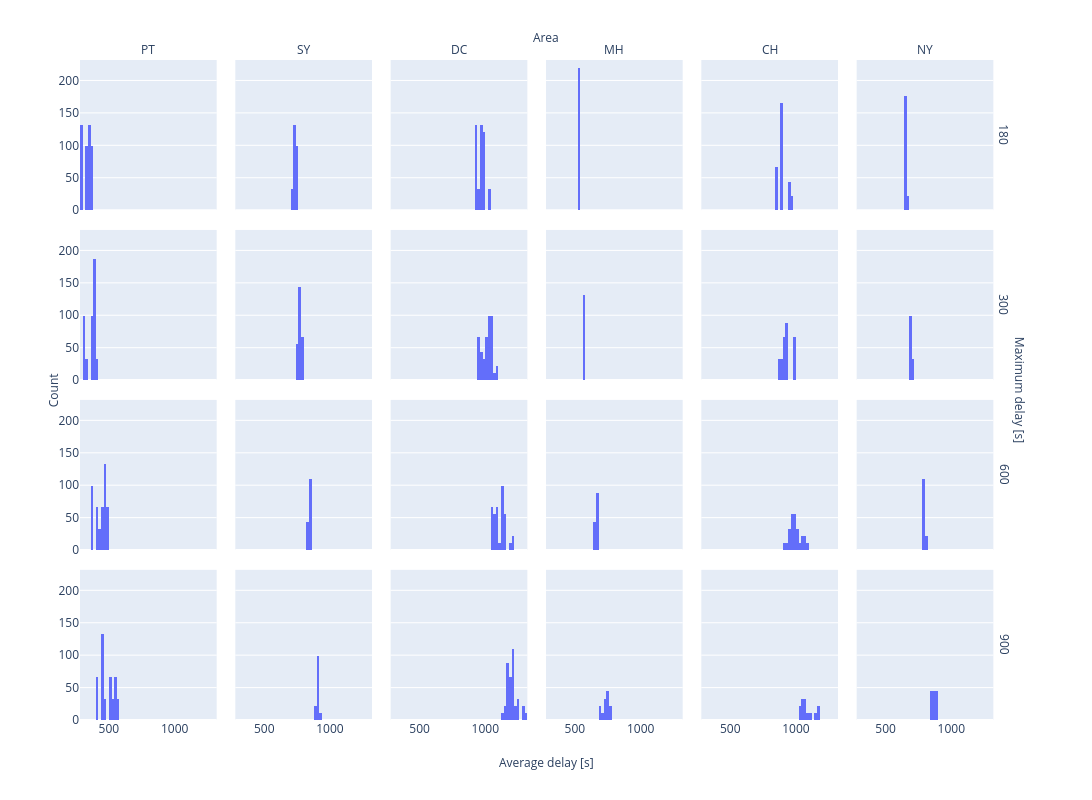

Write notebook code for a chart like this one.
### Markdown cell above
each area has different mean/range for average delay - does it have anything to do with the infrastructure? what's the highway/area ratio?

### Code cell
delay_area = oc_df[['area_short', 'max_delay', 'avg_delay']]
fig = px.histogram(
    delay_area,
    x='avg_delay',
    facet_col='area_short',
    facet_row='max_delay',
    # title='Average delay by area and maximum delay'
    )

fig.update_layout(
    height=800,
    width=1400,
)

# small figures
fig.for_each_yaxis(lambda y: y.update(title=''))  # Remove titles
fig.for_each_xaxis(lambda x: x.update(title=''))  # Remove titles

# titles
fig.add_annotation(x=0.5, y=1.05, text="Area", xref="paper", yref="paper", showarrow=False) # facet column title
fig.add_annotation(x=1.02, y=0.5, text="Maximum delay [s]", xref="paper", yref="paper", showarrow=False, textangle=90) # facet row title
fig.add_annotation(x=-0.04, y=0.5, text="Count", textangle=-90, xref="paper", yref="paper", showarrow=False) # y axis title
fig.add_annotation(x=0.5, y=-0.08, text="Average delay [s]", xref="paper", yref="paper", showarrow=False) #x axis title
fig.for_each_annotation(lambda a: a.update(text=a.text.split("=")[-1]))

# fig.write_image(f"{IMG_PATH}/computational_time_vs_vehicle_count.png")
fig.show()

### Figure 1 — Plotly figure (JSON) as saved in the notebook; plotly's stock layout.template omitted (floating-point values rounded to 4 significant figures; data arrays with more than 128 entries replaced by an {"elided": "..."} marker saying what was removed)
{"data": [{"bingroup": "x", "hovertemplate": "max_delay=180<br>area_short=PT<br>avg_delay=%{x}<br>count=%{y}<extra></extra>", "legendgroup": "", "marker": {"color": "#636efa", "pattern": {"shape": ""}}, "name": "", "orientation": "v", "showlegend": false, "type": "histogram", "x": {"elided": "462 float values"}, "xaxis": "x19", "yaxis": "y19"}, {"bingroup": "x", "hovertemplate": "max_delay=180<br>area_short=SY<br>avg_delay=%{x}<br>count=%{y}<extra></extra>", "legendgroup": "", "marker": {"color": "#636efa", "pattern": {"shape": ""}}, "name": "", "orientation": "v", "showlegend": false, "type": "histogram", "x": {"elided": "264 float values"}, "xaxis": "x20", "yaxis": "y20"}, {"bingroup": "x", "hovertemplate": "max_delay=180<br>area_short=DC<br>avg_delay=%{x}<br>count=%{y}<extra></extra>", "legendgroup": "", "marker": {"color": "#636efa", "pattern": {"shape": ""}}, "name": "", "orientation": "v", "showlegend": false, "type": "histogram", "x": {"elided": "451 float values"}, "xaxis": "x21", "yaxis": "y21"}, {"bingroup": "x", "hovertemplate": "max_delay=180<br>area_short=MH<br>avg_delay=%{x}<br>count=%{y}<extra></extra>", "legendgroup": "", "marker": {"color": "#636efa", "pattern": {"shape": ""}}, "name": "", "orientation": "v", "showlegend": false, "type": "histogram", "x": {"elided": "220 float values"}, "xaxis": "x22", "yaxis": "y22"}, {"bingroup": "x", "hovertemplate": "max_delay=180<br>area_short=CH<br>avg_delay=%{x}<br>count=%{y}<extra></extra>", "legendgroup": "", "marker": {"color": "#636efa", "pattern": {"shape": ""}}, "name": "", "orientation": "v", "showlegend": false, "type": "histogram", "x": {"elided": "297 float values"}, "xaxis": "x23", "yaxis": "y23"}, {"bingroup": "x", "hovertemplate": "max_delay=180<br>area_short=NY<br>avg_delay=%{x}<br>count=%{y}<extra></extra>", "legendgroup": "", "marker": {"color": "#636efa", "pattern": {"shape": ""}}, "name": "", "orientation": "v", "showlegend": false, "type": "histogram", "x": {"elided": "198 float values"}, "xaxis": "x24", "yaxis": "y24"}, {"bingroup": "x", "hovertemplate": "max_delay=300<br>area_short=PT<br>avg_delay=%{x}<br>count=%{y}<extra></extra>", "legendgroup": "", "marker": {"color": "#636efa", "pattern": {"shape": ""}}, "name": "", "orientation": "v", "showlegend": false, "type": "histogram", "x": {"elided": "451 float values"}, "xaxis": "x13", "yaxis": "y13"}, {"bingroup": "x", "hovertemplate": "max_delay=300<br>area_short=SY<br>avg_delay=%{x}<br>count=%{y}<extra></extra>", "legendgroup": "", "marker": {"color": "#636efa", "pattern": {"shape": ""}}, "name": "", "orientation": "v", "showlegend": false, "type": "histogram", "x": {"elided": "264 float values"}, "xaxis": "x14", "yaxis": "y14"}, {"bingroup": "x", "hovertemplate": "max_delay=300<br>area_short=DC<br>avg_delay=%{x}<br>count=%{y}<extra></extra>", "legendgroup": "", "marker": {"color": "#636efa", "pattern": {"shape": ""}}, "name": "", "orientation": "v", "showlegend": false, "type": "histogram", "x": {"elided": "440 float values"}, "xaxis": "x15", "yaxis": "y15"}, {"bingroup": "x", "hovertemplate": "max_delay=300<br>area_short=MH<br>avg_delay=%{x}<br>count=%{y}<extra></extra>", "legendgroup": "", "marker": {"color": "#636efa", "pattern": {"shape": ""}}, "name": "", "orientation": "v", "showlegend": false, "type": "histogram", "x": {"elided": "132 float values"}, "xaxis": "x16", "yaxis": "y16"}, {"bingroup": "x", "hovertemplate": "max_delay=300<br>area_short=CH<br>avg_delay=%{x}<br>count=%{y}<extra></extra>", "legendgroup": "", "marker": {"color": "#636efa", "pattern": {"shape": ""}}, "name": "", "orientation": "v", "showlegend": false, "type": "histogram", "x": {"elided": "286 float values"}, "xaxis": "x17", "yaxis": "y17"}, {"bingroup": "x", "hovertemplate": "max_delay=300<br>area_short=NY<br>avg_delay=%{x}<br>count=%{y}<extra></extra>", "legendgroup": "", "marker": {"color": "#636efa", "pattern": {"shape": ""}}, "name": "", "orientation": "v", "showlegend": false, "type": "histogram", "x": {"elided": "132 float values"}, "xaxis": "x18", "yaxis": "y18"}, {"bingroup": "x", "hovertemplate": "max_delay=600<br>area_short=PT<br>avg_delay=%{x}<br>count=%{y}<extra></extra>", "legendgroup": "", "marker": {"color": "#636efa", "pattern": {"shape": ""}}, "name": "", "orientation": "v", "showlegend": false, "type": "histogram", "x": {"elided": "462 float values"}, "xaxis": "x7", "yaxis": "y7"}, {"bingroup": "x", "hovertemplate": "max_delay=600<br>area_short=SY<br>avg_delay=%{x}<br>count=%{y}<extra></extra>", "legendgroup": "", "marker": {"color": "#636efa", "pattern": {"shape": ""}}, "name": "", "orientation": "v", "showlegend": false, "type": "histogram", "x": {"elided": "154 float values"}, "xaxis": "x8", "yaxis": "y8"}, {"bingroup": "x", "hovertemplate": "max_delay=600<br>area_short=DC<br>avg_delay=%{x}<br>count=%{y}<extra></extra>", "legendgroup": "", "marker": {"color": "#636efa", "pattern": {"shape": ""}}, "name": "", "orientation": "v", "showlegend": false, "type": "histogram", "x": {"elided": "385 float values"}, "xaxis": "x9", "yaxis": "y9"}, {"bingroup": "x", "hovertemplate": "max_delay=600<br>area_short=MH<br>avg_delay=%{x}<br>count=%{y}<extra></extra>", "legendgroup": "", "marker": {"color": "#636efa", "pattern": {"shape": ""}}, "name": "", "orientation": "v", "showlegend": false, "type": "histogram", "x": {"elided": "132 float values"}, "xaxis": "x10", "yaxis": "y10"}, {"bingroup": "x", "hovertemplate": "max_delay=600<br>area_short=CH<br>avg_delay=%{x}<br>count=%{y}<extra></extra>", "legendgroup": "", "marker": {"color": "#636efa", "pattern": {"shape": ""}}, "name": "", "orientation": "v", "showlegend": false, "type": "histogram", "x": {"elided": "264 float values"}, "xaxis": "x11", "yaxis": "y11"}, {"bingroup": "x", "hovertemplate": "max_delay=600<br>area_short=NY<br>avg_delay=%{x}<br>count=%{y}<extra></extra>", "legendgroup": "", "marker": {"color": "#636efa", "pattern": {"shape": ""}}, "name": "", "orientation": "v", "showlegend": false, "type": "histogram", "x": {"elided": "132 float values"}, "xaxis": "x12", "yaxis": "y12"}, {"bingroup": "x", "hovertemplate": "max_delay=900<br>area_short=PT<br>avg_delay=%{x}<br>count=%{y}<extra></extra>", "legendgroup": "", "marker": {"color": "#636efa", "pattern": {"shape": ""}}, "name": "", "orientation": "v", "showlegend": false, "type": "histogram", "x": {"elided": "429 float values"}, "xaxis": "x", "yaxis": "y"}, {"bingroup": "x", "hovertemplate": "max_delay=900<br>area_short=SY<br>avg_delay=%{x}<br>count=%{y}<extra></extra>", "legendgroup": "", "marker": {"color": "#636efa", "pattern": {"shape": ""}}, "name": "", "orientation": "v", "showlegend": false, "type": "histogram", "x": {"elided": "132 float values"}, "xaxis": "x2", "yaxis": "y2"}, {"bingroup": "x", "hovertemplate": "max_delay=900<br>area_short=DC<br>avg_delay=%{x}<br>count=%{y}<extra></extra>", "legendgroup": "", "marker": {"color": "#636efa", "pattern": {"shape": ""}}, "name": "", "orientation": "v", "showlegend": false, "type": "histogram", "x": {"elided": "385 float values"}, "xaxis": "x3", "yaxis": "y3"}, {"bingroup": "x", "hovertemplate": "max_delay=900<br>area_short=MH<br>avg_delay=%{x}<br>count=%{y}<extra></extra>", "legendgroup": "", "marker": {"color": "#636efa", "pattern": {"shape": ""}}, "name": "", "orientation": "v", "showlegend": false, "type": "histogram", "x": {"elided": "132 float values"}, "xaxis": "x4", "yaxis": "y4"}, {"bingroup": "x", "hovertemplate": "max_delay=900<br>area_short=CH<br>avg_delay=%{x}<br>count=%{y}<extra></extra>", "legendgroup": "", "marker": {"color": "#636efa", "pattern": {"shape": ""}}, "name": "", "orientation": "v", "showlegend": false, "type": "histogram", "x": {"elided": "143 float values"}, "xaxis": "x5", "yaxis": "y5"}, {"bingroup": "x", "hovertemplate": "max_delay=900<br>area_short=NY<br>avg_delay=%{x}<br>count=%{y}<extra></extra>", "legendgroup": "", "marker": {"color": "#636efa", "pattern": {"shape": ""}}, "name": "", "orientation": "v", "showlegend": false, "type": "histogram", "x": {"elided": "132 float values"}, "xaxis": "x6", "yaxis": "y6"}], "layout": {"annotations": [{"showarrow": false, "text": "PT", "x": 0.07333, "xanchor": "center", "xref": "paper", "y": 1, "yanchor": "bottom", "yref": "paper"}, {"showarrow": false, "text": "SY", "x": 0.24, "xanchor": "center", "xref": "paper", "y": 1, "yanchor": "bottom", "yref": "paper"}, {"showarrow": false, "text": "DC", "x": 0.4067, "xanchor": "center", "xref": "paper", "y": 1, "yanchor": "bottom", "yref": "paper"}, {"showarrow": false, "text": "MH", "x": 0.5733, "xanchor": "center", "xref": "paper", "y": 1, "yanchor": "bottom", "yref": "paper"}, {"showarrow": false, "text": "CH", "x": 0.74, "xanchor": "center", "xref": "paper", "y": 1, "yanchor": "bottom", "yref": "paper"}, {"showarrow": false, "text": "NY", "x": 0.9067, "xanchor": "center", "xref": "paper", "y": 1, "yanchor": "bottom", "yref": "paper"}, {"showarrow": false, "text": "900", "textangle": 90, "x": 0.98, "xanchor": "left", "xref": "paper", "y": 0.1138, "yanchor": "middle", "yref": "paper"}, {"showarrow": false, "text": "600", "textangle": 90, "x": 0.98, "xanchor": "left", "xref": "paper", "y": 0.3712, "yanchor": "middle", "yref": "paper"}, {"showarrow": false, "text": "300", "textangle": 90, "x": 0.98, "xanchor": "left", "xref": "paper", "y": 0.6288, "yanchor": "middle", "yref": "paper"}, {"showarrow": false, "text": "180", "textangle": 90, "x": 0.98, "xanchor": "left", "xref": "paper", "y": 0.8862, "yanchor": "middle", "yref": "paper"}, {"showarrow": false, "text": "Area", "x": 0.5, "xref": "paper", "y": 1.05, "yref": "paper"}, {"showarrow": false, "text": "Maximum delay [s]", "textangle": 90, "x": 1.02, "xref": "paper", "y": 0.5, "yref": "paper"}, {"showarrow": false, "text": "Count", "textangle": -90, "x": -0.04, "xref": "paper", "y": 0.5, "yref": "paper"}, {"showarrow": false, "text": "Average delay [s]", "x": 0.5, "xref": "paper", "y": -0.08, "yref": "paper"}], "barmode": "relative", "height": 800, "legend": {"tracegroupgap": 0}, "margin": {"t": 60}, "width": 1400, "xaxis": {"anchor": "y", "domain": [0, 0.1467], "title": {"text": ""}}, "xaxis10": {"anchor": "y10", "domain": [0.5, 0.6467], "matches": "x", "showticklabels": false, "title": {"text": ""}}, "xaxis11": {"anchor": "y11", "domain": [0.6667, 0.8133], "matches": "x", "showticklabels": false, "title": {"text": ""}}, "xaxis12": {"anchor": "y12", "domain": [0.8333, 0.98], "matches": "x", "showticklabels": false, "title": {"text": ""}}, "xaxis13": {"anchor": "y13", "domain": [0, 0.1467], "matches": "x", "showticklabels": false, "title": {"text": ""}}, "xaxis14": {"anchor": "y14", "domain": [0.1667, 0.3133], "matches": "x", "showticklabels": false, "title": {"text": ""}}, "xaxis15": {"anchor": "y15", "domain": [0.3333, 0.48], "matches": "x", "showticklabels": false, "title": {"text": ""}}, "xaxis16": {"anchor": "y16", "domain": [0.5, 0.6467], "matches": "x", "showticklabels": false, "title": {"text": ""}}, "xaxis17": {"anchor": "y17", "domain": [0.6667, 0.8133], "matches": "x", "showticklabels": false, "title": {"text": ""}}, "xaxis18": {"anchor": "y18", "domain": [0.8333, 0.98], "matches": "x", "showticklabels": false, "title": {"text": ""}}, "xaxis19": {"anchor": "y19", "domain": [0, 0.1467], "matches": "x", "showticklabels": false, "title": {"text": ""}}, "xaxis2": {"anchor": "y2", "domain": [0.1667, 0.3133], "matches": "x", "title": {"text": ""}}, "xaxis20": {"anchor": "y20", "domain": [0.1667, 0.3133], "matches": "x", "showticklabels": false, "title": {"text": ""}}, "xaxis21": {"anchor": "y21", "domain": [0.3333, 0.48], "matches": "x", "showticklabels": false, "title": {"text": ""}}, "xaxis22": {"anchor": "y22", "domain": [0.5, 0.6467], "matches": "x", "showticklabels": false, "title": {"text": ""}}, "xaxis23": {"anchor": "y23", "domain": [0.6667, 0.8133], "matches": "x", "showticklabels": false, "title": {"text": ""}}, "xaxis24": {"anchor": "y24", "domain": [0.8333, 0.98], "matches": "x", "showticklabels": false, "title": {"text": ""}}, "xaxis3": {"anchor": "y3", "domain": [0.3333, 0.48], "matches": "x", "title": {"text": ""}}, "xaxis4": {"anchor": "y4", "domain": [0.5, 0.6467], "matches": "x", "title": {"text": ""}}, "xaxis5": {"anchor": "y5", "domain": [0.6667, 0.8133], "matches": "x", "title": {"text": ""}}, "xaxis6": {"anchor": "y6", "domain": [0.8333, 0.98], "matches": "x", "title": {"text": ""}}, "xaxis7": {"anchor": "y7", "domain": [0, 0.1467], "matches": "x", "showticklabels": false, "title": {"text": ""}}, "xaxis8": {"anchor": "y8", "domain": [0.1667, 0.3133], "matches": "x", "showticklabels": false, "title": {"text": ""}}, "xaxis9": {"anchor": "y9", "domain": [0.3333, 0.48], "matches": "x", "showticklabels": false, "title": {"text": ""}}, "yaxis": {"anchor": "x", "domain": [0, 0.2275], "title": {"text": ""}}, "yaxis10": {"anchor": "x10", "domain": [0.2575, 0.485], "matches": "y", "showticklabels": false, "title": {"text": ""}}, "yaxis11": {"anchor": "x11", "domain": [0.2575, 0.485], "matches": "y", "showticklabels": false, "title": {"text": ""}}, "yaxis12": {"anchor": "x12", "domain": [0.2575, 0.485], "matches": "y", "showticklabels": false, "title": {"text": ""}}, "yaxis13": {"anchor": "x13", "domain": [0.515, 0.7425], "matches": "y", "title": {"text": ""}}, "yaxis14": {"anchor": "x14", "domain": [0.515, 0.7425], "matches": "y", "showticklabels": false, "title": {"text": ""}}, "yaxis15": {"anchor": "x15", "domain": [0.515, 0.7425], "matches": "y", "showticklabels": false, "title": {"text": ""}}, "yaxis16": {"anchor": "x16", "domain": [0.515, 0.7425], "matches": "y", "showticklabels": false, "title": {"text": ""}}, "yaxis17": {"anchor": "x17", "domain": [0.515, 0.7425], "matches": "y", "showticklabels": false, "title": {"text": ""}}, "yaxis18": {"anchor": "x18", "domain": [0.515, 0.7425], "matches": "y", "showticklabels": false, "title": {"text": ""}}, "yaxis19": {"anchor": "x19", "domain": [0.7725, 1], "matches": "y", "title": {"text": ""}}, "yaxis2": {"anchor": "x2", "domain": [0, 0.2275], "matches": "y", "showticklabels": false, "title": {"text": ""}}, "yaxis20": {"anchor": "x20", "domain": [0.7725, 1], "matches": "y", "showticklabels": false, "title": {"text": ""}}, "yaxis21": {"anchor": "x21", "domain": [0.7725, 1], "matches": "y", "showticklabels": false, "title": {"text": ""}}, "yaxis22": {"anchor": "x22", "domain": [0.7725, 1], "matches": "y", "showticklabels": false, "title": {"text": ""}}, "yaxis23": {"anchor": "x23", "domain": [0.7725, 1], "matches": "y", "showticklabels": false, "title": {"text": ""}}, "yaxis24": {"anchor": "x24", "domain": [0.7725, 1], "matches": "y", "showticklabels": false, "title": {"text": ""}}, "yaxis3": {"anchor": "x3", "domain": [0, 0.2275], "matches": "y", "showticklabels": false, "title": {"text": ""}}, "yaxis4": {"anchor": "x4", "domain": [0, 0.2275], "matches": "y", "showticklabels": false, "title": {"text": ""}}, "yaxis5": {"anchor": "x5", "domain": [0, 0.2275], "matches": "y", "showticklabels": false, "title": {"text": ""}}, "yaxis6": {"anchor": "x6", "domain": [0, 0.2275], "matches": "y", "showticklabels": false, "title": {"text": ""}}, "yaxis7": {"anchor": "x7", "domain": [0.2575, 0.485], "matches": "y", "title": {"text": ""}}, "yaxis8": {"anchor": "x8", "domain": [0.2575, 0.485], "matches": "y", "showticklabels": false, "title": {"text": ""}}, "yaxis9": {"anchor": "x9", "domain": [0.2575, 0.485], "matches": "y", "showticklabels": false, "title": {"text": ""}}}}
